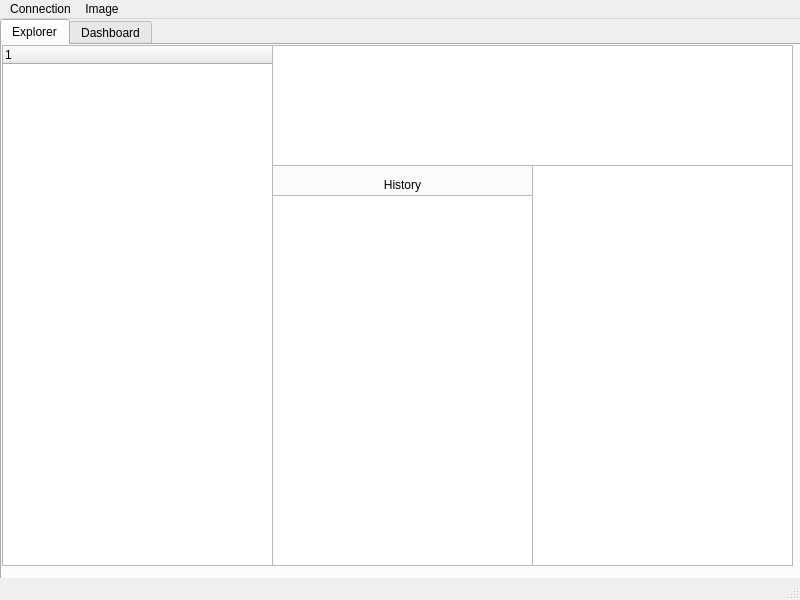
<?xml version="1.0" encoding="UTF-8"?>
<ui version="4.0">
 <class>MainWindow</class>
 <widget class="QMainWindow" name="MainWindow">
  <property name="geometry">
   <rect>
    <x>0</x>
    <y>0</y>
    <width>800</width>
    <height>600</height>
   </rect>
  </property>
  <property name="windowTitle">
   <string>MainWindow</string>
  </property>
  <widget class="QWidget" name="centralwidget">
   <widget class="QTabWidget" name="tabWidget">
    <property name="geometry">
     <rect>
      <x>0</x>
      <y>0</y>
      <width>801</width>
      <height>561</height>
     </rect>
    </property>
    <property name="currentIndex">
     <number>0</number>
    </property>
    <widget class="QWidget" name="tab">
     <attribute name="title">
      <string>Explorer</string>
     </attribute>
     <widget class="QTreeWidget" name="treeWidget">
      <property name="geometry">
       <rect>
        <x>0</x>
        <y>0</y>
        <width>271</width>
        <height>521</height>
       </rect>
      </property>
      <column>
       <property name="text">
        <string notr="true">1</string>
       </property>
      </column>
     </widget>
     <widget class="QListWidget" name="listWidget">
      <property name="geometry">
       <rect>
        <x>270</x>
        <y>0</y>
        <width>521</width>
        <height>121</height>
       </rect>
      </property>
      <property name="autoFillBackground">
       <bool>false</bool>
      </property>
     </widget>
     <widget class="QListWidget" name="listWidget_2">
      <property name="geometry">
       <rect>
        <x>270</x>
        <y>150</y>
        <width>261</width>
        <height>371</height>
       </rect>
      </property>
     </widget>
     <widget class="QListView" name="listView">
      <property name="geometry">
       <rect>
        <x>530</x>
        <y>120</y>
        <width>261</width>
        <height>401</height>
       </rect>
      </property>
     </widget>
     <widget class="QLabel" name="label">
      <property name="geometry">
       <rect>
        <x>280</x>
        <y>129</y>
        <width>241</width>
        <height>21</height>
       </rect>
      </property>
      <property name="autoFillBackground">
       <bool>false</bool>
      </property>
      <property name="text">
       <string>History</string>
      </property>
      <property name="alignment">
       <set>Qt::AlignCenter</set>
      </property>
     </widget>
    </widget>
    <widget class="QWidget" name="tab_2">
     <attribute name="title">
      <string>Dashboard</string>
     </attribute>
    </widget>
   </widget>
  </widget>
  <widget class="QMenuBar" name="menubar">
   <property name="geometry">
    <rect>
     <x>0</x>
     <y>0</y>
     <width>800</width>
     <height>24</height>
    </rect>
   </property>
   <widget class="QMenu" name="menuConnection">
    <property name="title">
     <string>Connection</string>
    </property>
    <addaction name="actionConnect"/>
    <addaction name="actionDisconnect"/>
   </widget>
   <widget class="QMenu" name="menuFile">
    <property name="title">
     <string>Image</string>
    </property>
    <addaction name="actionSave_Image"/>
   </widget>
   <addaction name="menuConnection"/>
   <addaction name="menuFile"/>
  </widget>
  <widget class="QStatusBar" name="statusbar"/>
  <action name="actionConnect">
   <property name="text">
    <string>Connect</string>
   </property>
  </action>
  <action name="actionDisconnect">
   <property name="text">
    <string>Disconnect</string>
   </property>
  </action>
  <action name="actionSave_Image">
   <property name="text">
    <string>Save Image...</string>
   </property>
  </action>
 </widget>
 <resources/>
 <connections/>
</ui>
